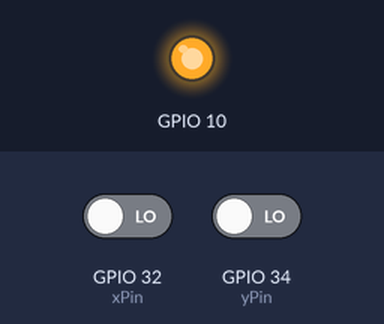
Bench run of a sketch on a simulated ESP32. On the bench: output pins drawn as LEDs (lit = HIGH). Inputs (shaded band) come from the test bench; at power-on: GPIO 32 (xPin) LOW, GPIO 34 (yPin) LOW. What the sketch prints to the serial monitor is not drawn.

Above: at 0.1 s.
Timing chart, 0 to 1.6 s (numbered marks = the images above):
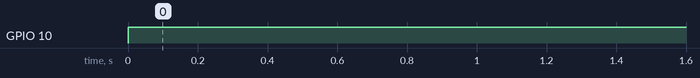

Measured:
- by itself, GPIO 10: LOW → HIGH at 0.00 s

The sketch:

wheels_test.ino
```cpp
/* This script tests the movement of the wheels as well as the variance for the accelerometer readings
   Observations: When the vehicle is stationary, the product of variance in x / y data is around 0.00 - 0.05
                 When the vehicle is moving, the product of variance is around 127 - 249 and above
*/

#include <SPI.h>
#include "ServoCds55.h"
#include <Servo.h>

int servoFL = 1;
int servoFR = 2;
int servoBL = 3;
int servoBR = 4;

const int FL_vel  = 150;
const int BL_vel  = 150;
const int FR_vel  = 30;
const int BR_vel  = 30;
const int xPin    = 32;
const int yPin    = 34;

ServoCds55 servomotor;

float getVariance(const float* array, int len){
  float avg   = 0;
  float var   = 0;

  for(int i=0; i<len; i++){
    avg       += array[i];
    }
  avg         = avg/((float) len);

  for(int i=0; i<len; i++){
    var       += pow((array[i] -avg),2);
    }
  var         = var/((float) len);
  return var;
  }

void checkAccelVarianceAndPublish(){
  const int scale         = 100;
  const int smpl_size     = 10;     // Sample size
  const float tolerance   = 10;     // Set tolerance for vibration
  float accel_x[smpl_size];
  float accel_y[smpl_size];
  float var_x;
  float var_y;

  for(int i=0; i<smpl_size; i++){
    accel_x[i]   = pulseIn(xPin,HIGH);
    accel_y[i]   = pulseIn(yPin,HIGH);
    }

  var_x       = getVariance(accel_x, smpl_size) / (float) scale;      // Scales readings down to feasible values
  var_y       = getVariance(accel_y, smpl_size) / (float) scale;
//  Serial.print("var_x: ");
//  Serial.print(var_x);
//  Serial.print("var_y: ");
//  Serial.println(var_y);
    Serial.println(var_y *var_x);
  }

void checkIfVehicleStuck(){
  Serial.println("veh stuck");
  checkAccelVarianceAndPublish();
  }


void runServo(int servonum, int vel){
  servomotor.rotate(servonum,vel);
}

void setup() {
  // put your setup code here, to run once:
  Serial.begin(57600);
  servomotor.begin();
}

void startServo(){
  runServo(servoFL, FL_vel);
  runServo(servoFR, -FR_vel);
  runServo(servoBL, BL_vel);
  runServo(servoBR, -BR_vel);
  }

void loop() {
  // put your main code here, to run repeatedly:
  startServo();
  checkIfVehicleStuck();
}
```

ServoCds55.cpp
```cpp
/*
ServoCds55.cpp - Library for Digital Servo Driver Shield
OCT 24th, 2014
Version 1.0
*/

#include "ServoCds55.h"


ServoCds55::ServoCds55 (int CS):cs(CS)
{
    velocity_temp = 150;
    upperLimit_temp = 300;
}

void ServoCds55::begin()
{
	pinMode(cs,OUTPUT);
    digitalWrite(cs,HIGH);
	SPI.begin ();
	SPI.setClockDivider(SPI_CLOCK_DIV8);
}

byte ServoCds55::transferAndWait (const byte what)
{
  byte a = SPI.transfer (what);
  delayMicroseconds (20);
  return a;
}

void ServoCds55::setVelocity(int velocity){   //set servo velocity
  velocity_temp = velocity;
}

void ServoCds55::setPoslimit(int posLimit){  // set servo pos limit
  upperLimit_temp =  posLimit;
}

void ServoCds55::write(int ID,int Pos){     //  Servo Mode
  SetServoLimit(ID,upperLimit_temp);
  WritePos(ID,Pos);// default velocity:150
}

void ServoCds55::rotate(int ID,int velocity){ // Motor Mode
  SetServoLimit(ID,0);
  delay(100);
  SetMotormode(ID,velocity);
}

void ServoCds55::WritePos(int ID,int Pos){

  int PosB = (Pos>>8 & 0xff);//low
  int PosS = (Pos & 0xff);//high
  int velocityB = (velocity_temp>>8 & 0xff);
  int velocityS = (velocity_temp & 0xff);
  digitalWrite(cs, LOW);
  transferAndWait ('p');
  transferAndWait (ID);
  transferAndWait (PosB);
  transferAndWait (PosS);
  transferAndWait (velocityB);
  transferAndWait (velocityS);
  transferAndWait ('\t');
  transferAndWait ('\r');
  transferAndWait ('\n');
  digitalWrite(cs, HIGH);
  delay(10);
}

void ServoCds55::SetServoLimit(int ID,int  upperLimit_temp){

  int upperLimitB = (upperLimit_temp>>8 & 0xff);
  int upperLimitS =  (upperLimit_temp & 0xff);
  digitalWrite(cs, LOW);
  transferAndWait ('s');
  transferAndWait (ID);
  transferAndWait (upperLimitB);
  transferAndWait (upperLimitS);
  transferAndWait ('\t');
  transferAndWait ('\r');
  transferAndWait ('\n');
  digitalWrite(cs, HIGH);
  delay(10);
}

void ServoCds55::SetMotormode(int ID, int velocity){

  int velocityB = (velocity>>8 & 0xff);
  int velocityS = (velocity & 0xff);
  digitalWrite(cs, LOW);
  transferAndWait ('m');
  transferAndWait (ID);
  transferAndWait (velocityB);
  transferAndWait (velocityS);
  transferAndWait ('\t');
  transferAndWait ('\r');
  transferAndWait ('\n');
  digitalWrite(cs, HIGH);
  delay(10);
}

void ServoCds55::SetID(int ID, int newID){

  digitalWrite(cs, LOW);
  transferAndWait ('i');
  transferAndWait (ID);
  transferAndWait (newID);
  transferAndWait ('\t');
  transferAndWait ('\r');
  transferAndWait ('\n');
  digitalWrite(cs, HIGH);
  delay(10);
}

void ServoCds55::Reset(int ID){

  digitalWrite(cs, LOW);
  transferAndWait ('r');
  transferAndWait (ID);
  transferAndWait ('\t');
  transferAndWait ('\r');
  transferAndWait ('\n');
  digitalWrite(cs, HIGH);
  delay(10);
}
```

ServoCds55.h
```cpp
/*
ServoCds55.h - Library for Digital Servo Driver Shield
OCT 24th, 2014
Version 1.0
*/


#ifndef __ServoCds55_H
#define __ServoCds55_H

#if ARDUINO >= 100
 #include "Arduino.h"
#else
 #include "WProgram.h"
#endif

#include <SPI.h>

class ServoCds55
{
public:
    ServoCds55(int CS=10);
	void begin();
    void WritePos(int ID,int Pos);
    void write(int ID,int Pos);
    void setVelocity(int velocity);
    void setPoslimit(int posLimit);
    void rotate(int ID,int velocity);
    void SetServoLimit(int ID,int upperLimit);
    void SetMotormode(int ID, int velocity);
    void SetID(int ID, int newID);
    void Reset(int ID);
    byte transferAndWait (const byte what);

private:
    int velocity_temp;
    int upperLimit_temp;
    int cs;
};

#endif
```
